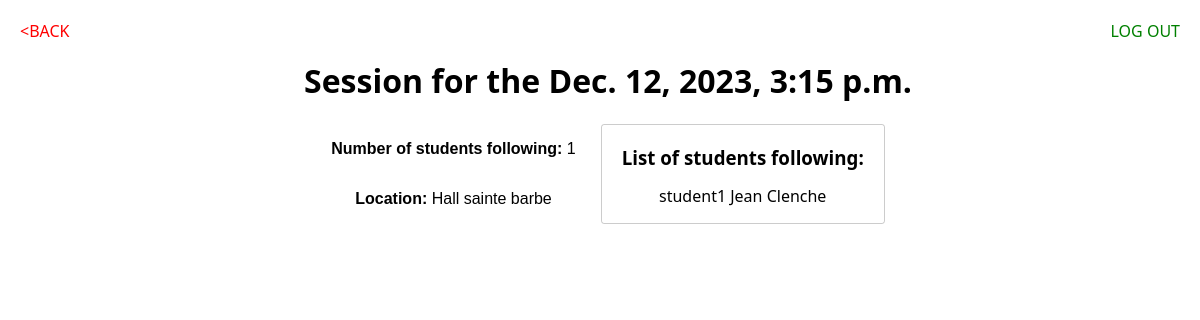
Screenshot of /formations/15/sessionDetails/ (signed in) with the database file from the repository.
### formationsApp/models.py (models this page shows)
class Session(models.Model):
    formation = models.ForeignKey(Formations, on_delete=models.CASCADE)
    students = models.ManyToManyField(User)
    event_date = models.DateTimeField('date of the session')
    max_student_nbr = models.PositiveIntegerField(validators=[MinValueValidator(1), MaxValueValidator(10000)])
    place = models.CharField(max_length=50)

### formationsApp/views.py (the view)
# urls.py: path('<int:id_session>/sessionDetails/', views.SessionDetailView.as_view(), name="sessionDetails"), # Used to render HTML
@method_decorator(login_required, name="dispatch")
@method_decorator(trainer_required, name="dispatch")
class SessionDetailView(TemplateView):
    template_name = 'formationsApp/sessionDetails.html'
    def get_context_data(self, **kwargs):
        context = super().get_context_data(**kwargs)
        session = Session.objects.get(pk=kwargs["id_session"])
        context["session"] = session
        return context

### formationsApp/templates/formationsApp/sessionDetails.html
{% load static %}
<html>
    <link rel="stylesheet" href="{% static 'formationsApp/main.css' %}">
    <body>
        <h1>Session for the {{ session.event_date }}</h1>
        <div class="session_details">
            <div class="session_info">
                <p><b>Number of students following:</b> {{ session.students.all|length }}</p>
                <p><b>Location:</b> {{ session.place }}</p>
            </div>
            <div class="student_list">
                <h3>List of students following:</h3>
                {% for student in session.students.all%}
                <p>{{ student.username }} {{ student.first_name }} {{ student.last_name }}</p>
                {% endfor %}
            </div>
        </div>
        <div class="back_sign"><a href="{% url 'formationsApp:list' %}">BACK</a></div>
        <div class="logout"><a href="{% url 'formationsApp:doLogout' %}">LOG OUT</a></div>
    </body>
</html>

### formationsApp/static/formationsApp/main.css (style rules this page uses)
body { display: flex; flex-direction: column; align-items: center; width: 100vw; padding-top: 30px; }
h1 { font-family: 'Segoe UI', Tahoma, Geneva, Verdana, sans-serif; }
.session_details { display: flex; flex-direction: row; justify-content: center; gap: 25px; }
.session_info { display: flex; flex-direction: column; align-items: center; font-family: 'Trebuchet MS', 'Lucida Sans Unicode', 'Lucida Grande', 'Lucida Sans', Arial, sans-serif; }
.student_list { display: flex; flex-direction: column; align-items: center; gap: 10px; border: 1px solid rgba(0, 0, 0, 0.2); border-radius: 3px; padding: 15px; max-height: 60vh; overflow: scroll; font-family: 'Segoe UI', Tahoma, Geneva, Verdana, sans-serif; }
.student_list > h3 { margin: 5px; font-family: 'Segoe UI', Tahoma, Geneva, Verdana, sans-serif; }
.student_list > p { margin: 0; }
.back_sign { position: absolute; top: 20px; left: 20px; }
.back_sign > a { color: red; text-decoration: none; font-family: 'Segoe UI', Tahoma, Geneva, Verdana, sans-serif; }
.back_sign > a::before { content:"<" }
.logout { position: absolute; top: 20px; right: 20px; }
.logout > a { color: green; text-decoration: none; font-family: 'Segoe UI', Tahoma, Geneva, Verdana, sans-serif; }

### rows the page displays
Session: event_date "Dec. 12, 2023, 3:15 p.m.", students.all|length "1", place "Hall sainte barbe"

### other values shown
{{ student.username }} "student1"
{{ student.first_name }} "Jean"
{{ student.last_name }} "Clenche"
